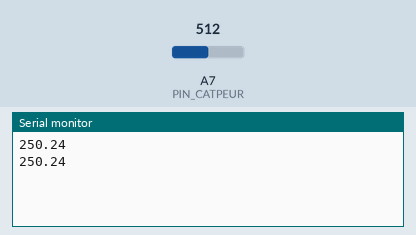
Simulated run of this sketch. Board: Arduino Nano, built with avr-gcc and run on an emulated ATmega328P. Parts: the last lines printed to the serial monitor. Inputs (shaded band) come from the test bench; at power-on: A7 (PIN_CATPEUR) = 512.

Above: at 2.8 s.
2.9 s: A7 (PIN_CATPEUR) set to 716
At 3.8 s:
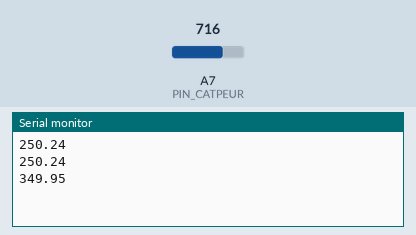
4.4 s: A7 (PIN_CATPEUR) set to 900
At 5.4 s:
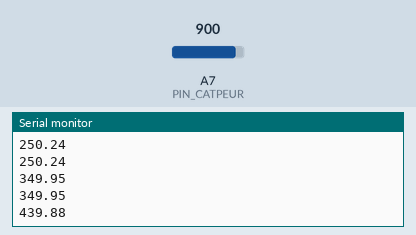
Timing chart, 0 to 7.4 s (numbered marks = the images above; inputs shaded):
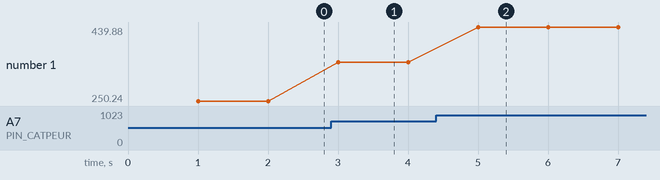

The sketch:

LM35.ino
```cpp
#define PIN_CATPEUR A7

// Timer pour loop / sec
unsigned long timer = millis();
unsigned long mils;


void setup()
{
  Serial.begin(9600);

}

void loop()
{
  // Chekc for timer to loop chaque seconde
  mils = millis();

  if (mils - timer >= 1000) {
    timer = mils;

    float Temp = (analogRead(PIN_CATPEUR) * 5. / 1023 * 100);

    Serial.println(Temp);
  }
}
```

Measured:
- after the input at 2.9 s, the serial monitor: prints a new line after 0.10 s (image 1)
- after the input at 4.4 s, the serial monitor: prints a new line after 0.60 s (image 2)
- plotted number 1: 250.24 → 349.95 after the input at 2.9 s, 349.95 → 439.88 after the input at 4.4 s
